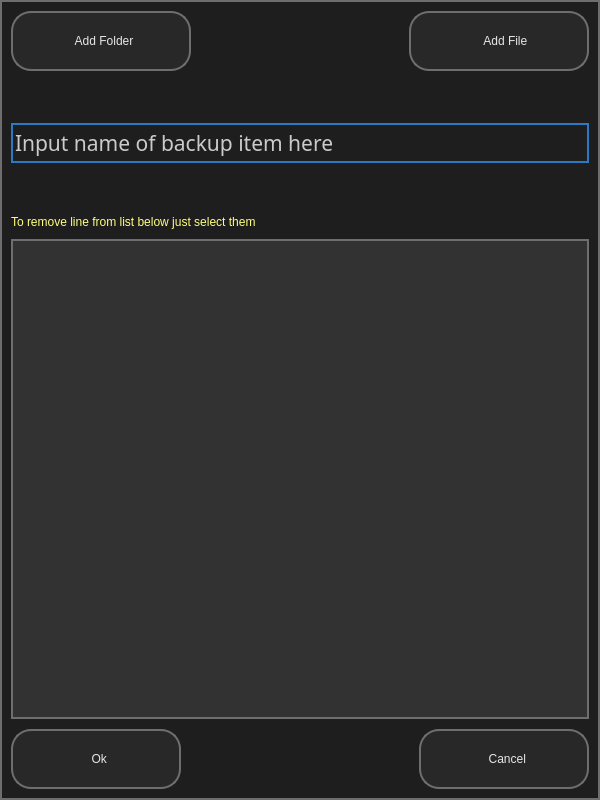
<?xml version="1.0" encoding="UTF-8"?>
<ui version="4.0">
 <class>Dialog</class>
 <widget class="QDialog" name="Dialog">
  <property name="geometry">
   <rect>
    <x>0</x>
    <y>0</y>
    <width>600</width>
    <height>800</height>
   </rect>
  </property>
  <property name="maximumSize">
   <size>
    <width>600</width>
    <height>800</height>
   </size>
  </property>
  <property name="windowTitle">
   <string>Dialog</string>
  </property>
  <property name="styleSheet">
   <string notr="true">*{
background-color: rgb(30, 30, 30);
font: 16pt &quot;Lexend Light&quot;;
border: 2px solid;
color: rgb(230, 230, 230);
border-color: rgb(110, 110, 110);
}

QLineEdit{
background-color: rgb(30, 30, 30);
}

QPushButton {
border: 2px solid;
color: rgb(230, 230, 230);
border-color: rgb(110, 110, 110);
border-radius: 20px;
background-color: rgba(60,60, 60, 80);
}

QPushButton:hover {
color: #2B79C2;
border: 3px solid;
background-color: rgba(30, 30, 30, 180);
border-color: rgb(150,150, 150);
}

QPushButton:pressed {
color: rgb(30, 30, 30);
border: 2px solid;
background-color: #2B79C2;
border-color: rgb(230, 230, 230);
}
</string>
  </property>
  <layout class="QVBoxLayout" name="verticalLayout">
   <property name="spacing">
    <number>10</number>
   </property>
   <item>
    <layout class="QHBoxLayout" name="horizontalLayout_2">
     <item>
      <widget class="QPushButton" name="add_folder">
       <property name="sizePolicy">
        <sizepolicy hsizetype="Preferred" vsizetype="Preferred">
         <horstretch>0</horstretch>
         <verstretch>0</verstretch>
        </sizepolicy>
       </property>
       <property name="minimumSize">
        <size>
         <width>180</width>
         <height>60</height>
        </size>
       </property>
       <property name="text">
        <string>  Add Folder</string>
       </property>
       <property name="icon">
        <iconset resource="dop_win_rc.qrc">
         <normaloff>:/icon/icons/GREY/folder.svg</normaloff>:/icon/icons/GREY/folder.svg</iconset>
       </property>
       <property name="iconSize">
        <size>
         <width>35</width>
         <height>35</height>
        </size>
       </property>
      </widget>
     </item>
     <item>
      <spacer name="horizontalSpacer_2">
       <property name="orientation">
        <enum>Qt::Horizontal</enum>
       </property>
       <property name="sizeHint" stdset="0">
        <size>
         <width>40</width>
         <height>20</height>
        </size>
       </property>
      </spacer>
     </item>
     <item>
      <widget class="QPushButton" name="add_file">
       <property name="sizePolicy">
        <sizepolicy hsizetype="Preferred" vsizetype="Preferred">
         <horstretch>0</horstretch>
         <verstretch>0</verstretch>
        </sizepolicy>
       </property>
       <property name="minimumSize">
        <size>
         <width>180</width>
         <height>60</height>
        </size>
       </property>
       <property name="text">
        <string>    Add File</string>
       </property>
       <property name="icon">
        <iconset resource="dop_win_rc.qrc">
         <normaloff>:/icon/icons/GREY/file.svg</normaloff>:/icon/icons/GREY/file.svg</iconset>
       </property>
       <property name="iconSize">
        <size>
         <width>35</width>
         <height>35</height>
        </size>
       </property>
      </widget>
     </item>
    </layout>
   </item>
   <item>
    <spacer name="verticalSpacer_2">
     <property name="orientation">
      <enum>Qt::Vertical</enum>
     </property>
     <property name="sizeHint" stdset="0">
      <size>
       <width>20</width>
       <height>40</height>
      </size>
     </property>
    </spacer>
   </item>
   <item>
    <widget class="QLineEdit" name="input_name">
     <property name="minimumSize">
      <size>
       <width>0</width>
       <height>40</height>
      </size>
     </property>
     <property name="maximumSize">
      <size>
       <width>16777215</width>
       <height>40</height>
      </size>
     </property>
     <property name="font">
      <font>
       <family>Lexend Light</family>
       <pointsize>16</pointsize>
       <italic>false</italic>
       <bold>false</bold>
      </font>
     </property>
     <property name="styleSheet">
      <string notr="true">color: rgb(202, 202, 202);
border-color: #2B79C2;
</string>
     </property>
     <property name="text">
      <string>Input name of backup item here</string>
     </property>
     <property name="placeholderText">
      <string>tttest</string>
     </property>
    </widget>
   </item>
   <item>
    <spacer name="verticalSpacer">
     <property name="orientation">
      <enum>Qt::Vertical</enum>
     </property>
     <property name="sizeHint" stdset="0">
      <size>
       <width>20</width>
       <height>40</height>
      </size>
     </property>
    </spacer>
   </item>
   <item>
    <widget class="QLabel" name="info">
     <property name="styleSheet">
      <string notr="true">color: rgb(255, 255, 127);
border: no</string>
     </property>
     <property name="text">
      <string>To remove line from list below just select them</string>
     </property>
    </widget>
   </item>
   <item>
    <widget class="QListWidget" name="list_files_and_folders">
     <property name="minimumSize">
      <size>
       <width>0</width>
       <height>480</height>
      </size>
     </property>
     <property name="styleSheet">
      <string notr="true">background-color: rgb(50, 50,50);
color: rgb(230, 230, 230);
font: 300 16pt &quot;Lexend Light&quot;;</string>
     </property>
    </widget>
   </item>
   <item>
    <layout class="QHBoxLayout" name="horizontalLayout">
     <item>
      <widget class="QPushButton" name="ok">
       <property name="sizePolicy">
        <sizepolicy hsizetype="Preferred" vsizetype="Preferred">
         <horstretch>0</horstretch>
         <verstretch>0</verstretch>
        </sizepolicy>
       </property>
       <property name="minimumSize">
        <size>
         <width>170</width>
         <height>60</height>
        </size>
       </property>
       <property name="text">
        <string>  Ok</string>
       </property>
       <property name="icon">
        <iconset resource="dop_win_rc.qrc">
         <normaloff>:/icon/icons/GREY/ok.svg</normaloff>:/icon/icons/GREY/ok.svg</iconset>
       </property>
       <property name="iconSize">
        <size>
         <width>35</width>
         <height>35</height>
        </size>
       </property>
      </widget>
     </item>
     <item>
      <spacer name="horizontalSpacer">
       <property name="orientation">
        <enum>Qt::Horizontal</enum>
       </property>
       <property name="sizeHint" stdset="0">
        <size>
         <width>40</width>
         <height>20</height>
        </size>
       </property>
      </spacer>
     </item>
     <item>
      <widget class="QPushButton" name="cancel">
       <property name="sizePolicy">
        <sizepolicy hsizetype="Preferred" vsizetype="Preferred">
         <horstretch>0</horstretch>
         <verstretch>0</verstretch>
        </sizepolicy>
       </property>
       <property name="minimumSize">
        <size>
         <width>170</width>
         <height>60</height>
        </size>
       </property>
       <property name="text">
        <string>  Cancel</string>
       </property>
       <property name="icon">
        <iconset resource="dop_win_rc.qrc">
         <normaloff>:/icon/icons/GREY/cancel.svg</normaloff>:/icon/icons/GREY/cancel.svg</iconset>
       </property>
       <property name="iconSize">
        <size>
         <width>35</width>
         <height>35</height>
        </size>
       </property>
      </widget>
     </item>
    </layout>
   </item>
  </layout>
 </widget>
 <resources>
  <include location="dop_win_rc.qrc"/>
 </resources>
 <connections/>
</ui>
